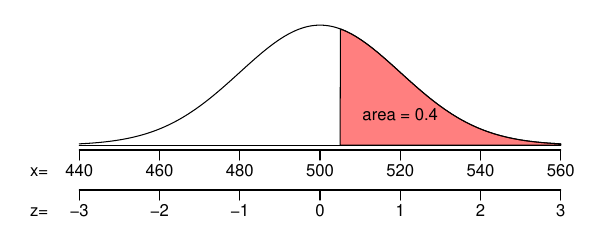

Recreate this plot in R.
pdf("sketch9.pdf", width=6, height=2.5)
par(mar=c(5,3,1,1))

mu = 500
s = 20

a = 505
b = 560

zlo = (a-mu)/s
zhi = (b-mu)/s

xs = seq(-3,3,length=1000)
ys = dnorm(xs)

plot(xs, ys, 'l',xlim = c(-3,3), ylim = c(0,0.4),
     ann=FALSE,xaxt="n",yaxt="n",
     lwd=1,bty='n')

axis(side=1, line=0, at=-3:3, labels = FALSE)
mtext(mu+(-3:3)*s,side=1,line=0.5,at=-3:3)
mtext(c("x="),line=0.5,side=1,at=-3.5)
#mtext("x",side=1,line=0.5,at=0.25)

axis(side=1, line=2,at=-3:3, labels = FALSE)
mtext(-3:3,side=1,line=2.5,at=-3:3)
mtext(c("z="),line=2.5,side=1,at=-3.5)
#mtext("z",side=1,line=2.5,at=0.25)

polygon(c(xs[xs>=zlo & xs<=zhi], zhi, zlo),c(ys[xs>=zlo & xs<=zhi], 0, 0), col=rgb(1,0,0,0.5))
lines(c(-3,3),c(0,0),'l',lwd=1)

text(1,0.1,label="area = 0.4")

dev.off()


#xs = seq(46,86,length=1000)

#ys = dnorm(xs,)

#plot(xs, ys, 'l',xlim = c(-3,3), ylim = c(0,0.4),
#     ann=FALSE,xaxt="n",yaxt="n",
#     lwd=1,bty='n')
##mtext("z",side=1,at=-0.5)
##mtext(c("-3","-2","-1","0","1","2","3"),side=1,at=-3:3)
##mtext(c("zstar"),side=1,line =-0.3,at=1.64)
#mtext(c("z="),side=1,at=-3.5)
#mtext(c("x="),line=1.3,side=1,at=-3.5)
#mtext(c("-zstar","0","zstar"),side=1,at=c(-1.75,0,1.75))
#mtext(c("15.53-ME","15.53","15.53+ME"),line=1.3,side=1,at=c(-1.75,0,1.75))
##mtext(round(255+(-3:3)*1.75,2),line=1.3,side=1,at=-3:3)
##mtext(c("-3","0","3"),side=1,at=c(-3,0,3))
#polygon(c(xs[xs>=-1.75 & xs<=1.75], 1.75, -1.75),c(ys[xs>=-1.75 & xs<=1.75], 0, 0), col="red")
##polygon(c(xs[xs>=2.5], 3, 2.5),c(ys[xs>=2.5], 0, 0), col="red")

#lines(xs, ys, 'l', lwd=1)
#lines(c(-3,3),c(0,0),'l',lwd=1)

##arrows(-2,0.25,0,0.06,lwd=2,code=2)
#text(0,0.2,label="area = 0.92")
